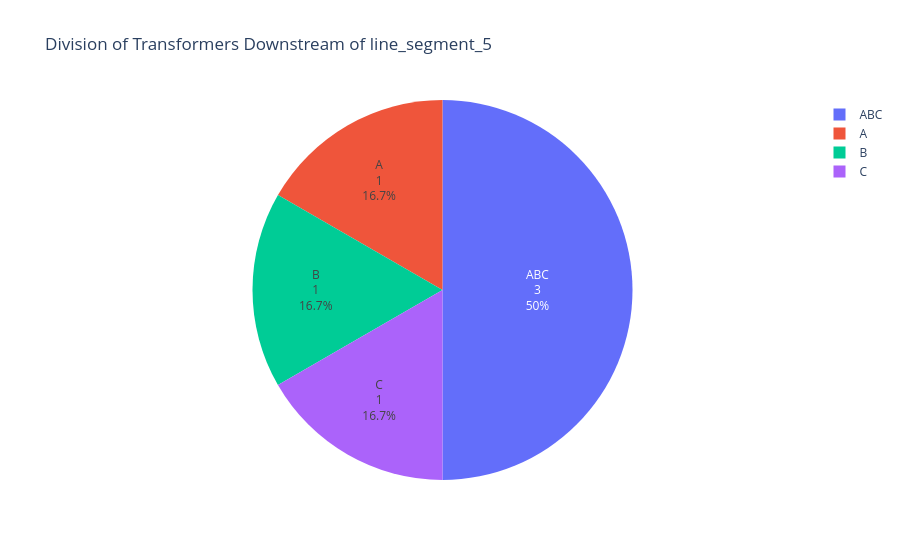

Notebook code cell kept with this figure:
### Markdown cell above
We can easily visualize the data, such as the breakdown of transformers' phases, their ages, etc.

### Code cell
# Create a dataframe of counts by phases.
df_phases_cts = df[['grid_element_id','phases']].groupby('phases').count().reset_index() \
                .rename(columns={'grid_element_id':'count'})

# Create a pie chart.
fig = px.pie(df_phases_cts, 
             values='count', names='phases',
             title='Division of Transformers Downstream of ' + grid_element_id)

fig.update_traces(textposition='inside', textinfo='percent+label+value')

### Figure 1 — Plotly figure (JSON) as saved in the notebook; plotly's stock layout.template omitted (floating-point values rounded to 4 significant figures)
{"data": [{"domain": {"x": [0, 1], "y": [0, 1]}, "hovertemplate": "phases=%{label}<br>count=%{value}<extra></extra>", "labels": ["A", "ABC", "B", "C"], "legendgroup": "", "name": "", "showlegend": true, "textinfo": "percent+label+value", "textposition": "inside", "type": "pie", "values": [1, 3, 1, 1]}], "layout": {"legend": {"tracegroupgap": 0}, "title": {"text": "Division of Transformers Downstream of line_segment_5"}}}
